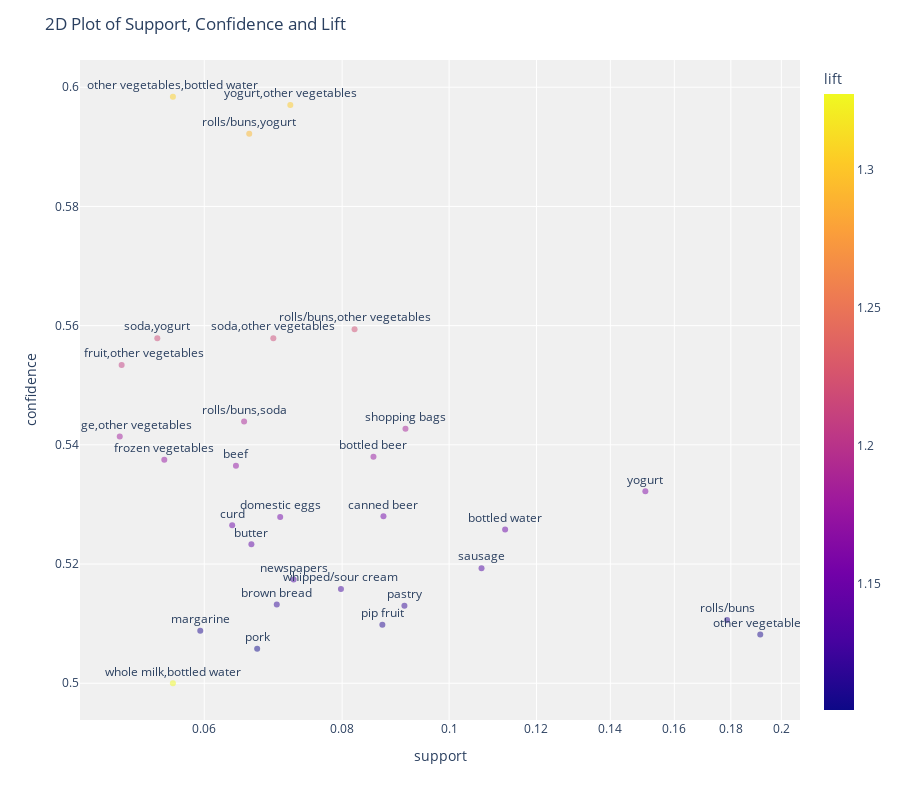

The notebook cell saved with this chart:
### Code cell
plot_model(rul)

### Figure 1 — Plotly figure (JSON) as saved in the notebook; plotly's stock layout.template omitted (floating-point values rounded to 4 significant figures)
{"data": [{"customdata": [[["other vegetables", "bottled water"], ["whole milk"]], [["yogurt", "other vegetables"], ["whole milk"]], [["rolls/buns", "yogurt"], ["whole milk"]], [["rolls/buns", "other vegetables"], ["whole milk"]], [["soda", "yogurt"], ["whole milk"]], [["soda", "other vegetables"], ["whole milk"]], [["tropical fruit", "other vegetables"], ["whole milk"]], [["rolls/buns", "soda"], ["whole milk"]], [["shopping bags"], ["whole milk"]], [["sausage", "other vegetables"], ["whole milk"]], [["bottled beer"], ["whole milk"]], [["frozen vegetables"], ["whole milk"]], [["beef"], ["whole milk"]], [["yogurt"], ["whole milk"]], [["canned beer"], ["whole milk"]], [["domestic eggs"], ["whole milk"]], [["curd"], ["whole milk"]], [["bottled water"], ["whole milk"]], [["butter"], ["whole milk"]], [["sausage"], ["whole milk"]], [["newspapers"], ["whole milk"]], [["whipped/sour cream"], ["whole milk"]], [["brown bread"], ["whole milk"]], [["pastry"], ["whole milk"]], [["rolls/buns"], ["whole milk"]], [["pip fruit"], ["whole milk"]], [["margarine"], ["whole milk"]], [["other vegetables"], ["whole milk"]], [["pork"], ["whole milk"]], [["whole milk", "bottled water"], ["other vegetables"]]], "hovertemplate": "support=%{x}<br>confidence=%{y}<br>antecedents_short=%{text}<br>antecedents=%{customdata[0]}<br>consequents=%{customdata[1]}<br>lift=%{marker.color}<extra></extra>", "legendgroup": "", "marker": {"color": [1.306, 1.303, 1.292, 1.221, 1.218, 1.218, 1.208, 1.187, 1.184, 1.182, 1.174, 1.173, 1.171, 1.161, 1.152, 1.152, 1.149, 1.148, 1.142, 1.133, 1.129, 1.126, 1.12, 1.12, 1.115, 1.113, 1.11, 1.109, 1.104, 1.328], "coloraxis": "coloraxis", "opacity": 0.5, "symbol": "circle"}, "mode": "markers+text", "name": "", "orientation": "v", "showlegend": false, "text": [["other vegetables", "bottled water"], ["yogurt", "other vegetables"], ["rolls/buns", "yogurt"], ["rolls/buns", "other vegetables"], ["soda", "yogurt"], ["soda", "other vegetables"], ["tropical fruit", "other vegetables"], ["rolls/buns", "soda"], ["shopping bags"], ["sausage", "other vegetables"], ["bottled beer"], ["frozen vegetables"], ["beef"], ["yogurt"], ["canned beer"], ["domestic eggs"], ["curd"], ["bottled water"], ["butter"], ["sausage"], ["newspapers"], ["whipped/sour cream"], ["brown bread"], ["pastry"], ["rolls/buns"], ["pip fruit"], ["margarine"], ["other vegetables"], ["pork"], ["whole milk", "bottled water"]], "x": [0.0562, 0.0718, 0.0659, 0.0821, 0.0544, 0.0693, 0.0505, 0.0652, 0.0913, 0.0503, 0.0854, 0.0552, 0.0641, 0.1506, 0.0872, 0.0703, 0.0636, 0.1124, 0.0662, 0.107, 0.0723, 0.0798, 0.0698, 0.0911, 0.1786, 0.087, 0.0595, 0.1914, 0.067, 0.0562], "xaxis": "x", "y": [0.5984, 0.597, 0.5922, 0.5594, 0.5579, 0.5579, 0.5534, 0.5439, 0.5427, 0.5414, 0.538, 0.5375, 0.5365, 0.5322, 0.528, 0.5279, 0.5265, 0.5258, 0.5233, 0.5193, 0.5174, 0.5158, 0.5132, 0.513, 0.5106, 0.5098, 0.5088, 0.5082, 0.5058, 0.5], "yaxis": "y", "type": "scatter", "textposition": "top center"}], "layout": {"xaxis": {"anchor": "y", "domain": [0, 1], "title": {"text": "support"}, "type": "log"}, "yaxis": {"anchor": "x", "domain": [0, 1], "title": {"text": "confidence"}}, "coloraxis": {"colorbar": {"title": {"text": "lift"}}, "colorscale": [[0, "#0d0887"], [0.1111, "#46039f"], [0.2222, "#7201a8"], [0.3333, "#9c179e"], [0.4444, "#bd3786"], [0.5556, "#d8576b"], [0.6667, "#ed7953"], [0.7778, "#fb9f3a"], [0.8889, "#fdca26"], [1, "#f0f921"]]}, "legend": {"tracegroupgap": 0}, "margin": {"t": 60}, "plot_bgcolor": "rgb(240,240,240)", "title": {"text": "2D Plot of Support, Confidence and Lift"}, "height": 800}}
